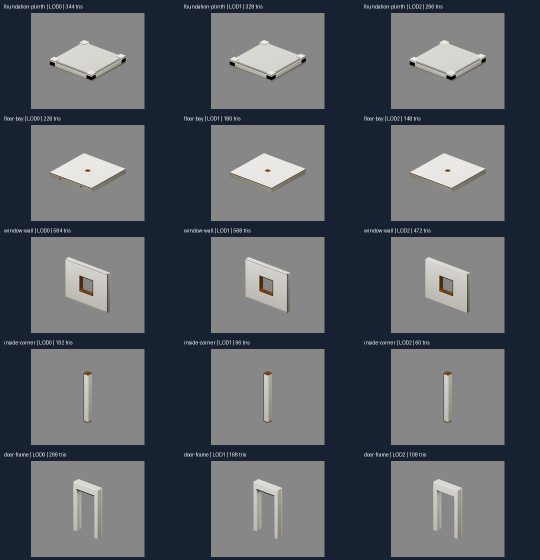
#> input picture docs/production/reviews/representative-revision-08/daybreak-r04/lod-comparison-1.png, 1080 x 1120 px, given in place of r03-shade-canopy-hero.png, which was not available (shown at 1/2 size)
$ python compare-r04-renders.py
#> lines starting #> are read from the running program, lines starting #| are printed output that depends on the picture; pictures that were not available may be replaced by others from this repository, and a replacement may not be noted
from pathlib import Path
from PIL import Image,ImageDraw
p=Path(__file__).resolve().parent;im=Image.new('RGB',(1440,800),'#1f2733');d=ImageDraw.Draw(im)
#> after `im = Image.new('RGB', (1440, 800), '#1f2733')`:
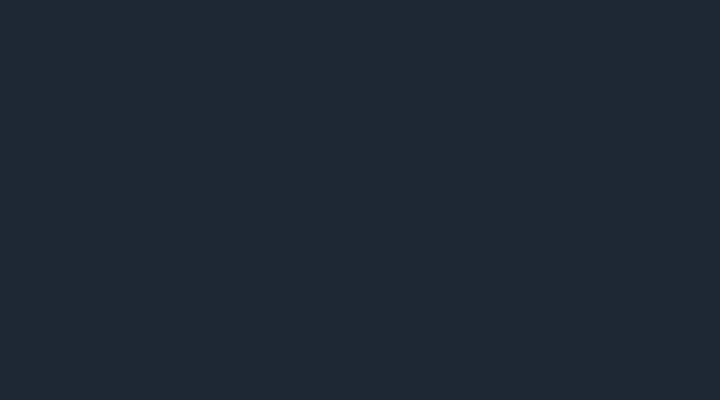
#> im: PIL image 1440x800 RGB (shown at 1/2 size); mean R, G, B 31, 39, 51
for row,slug in enumerate(['shade-canopy','public-colonnade']):
 paths=[(p/'lineage'/f'r03-{slug}-hero.png','r03 LOD0')]+[(p/'modules'/slug/('hero.png' if k==0 else f'lod{k}.png'),f'r04 LOD{k}') for k in range(3)]
 for col,(file,label) in enumerate(paths):
  x=Image.open(file).convert('RGB');x.thumbnail((355,350));im.paste(x,(col*360+(355-x.width)//2,row*400+40));d.text((col*360+7,row*400+12),slug+' | '+label,fill='white')
#> further down, x is the input picture: PIL image 1080x1120 RGB; mean R, G, B 88.1, 92.4, 99.7
#> after `x.thumbnail((355, 350))`:
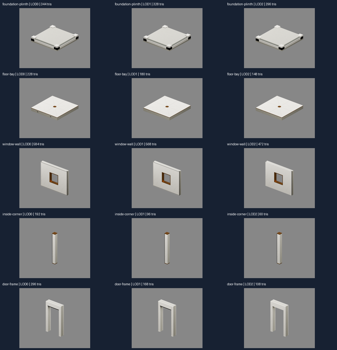
#> x: PIL image 337x350 RGB; mean R, G, B 88.1, 92.4, 99.7
#> after `im.paste(x, (col * 360 + (355 - x.width) // 2, row * 400 + 40))`:
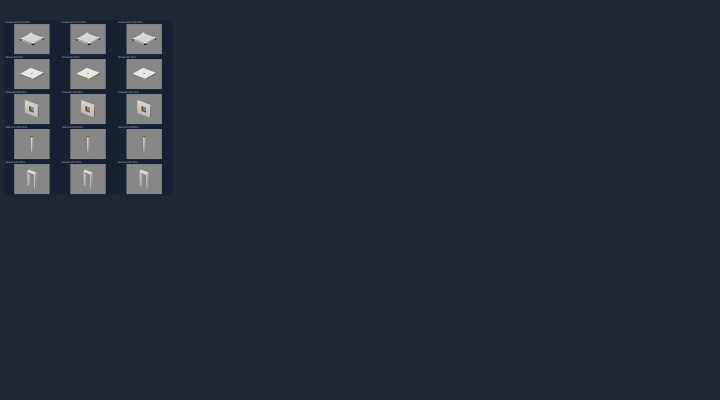
#> im: PIL image 1440x800 RGB (shown at 1/2 size); mean R, G, B 36.8, 44.5, 56
#> (the run stopped early here; a loop or call above may not have finished)
